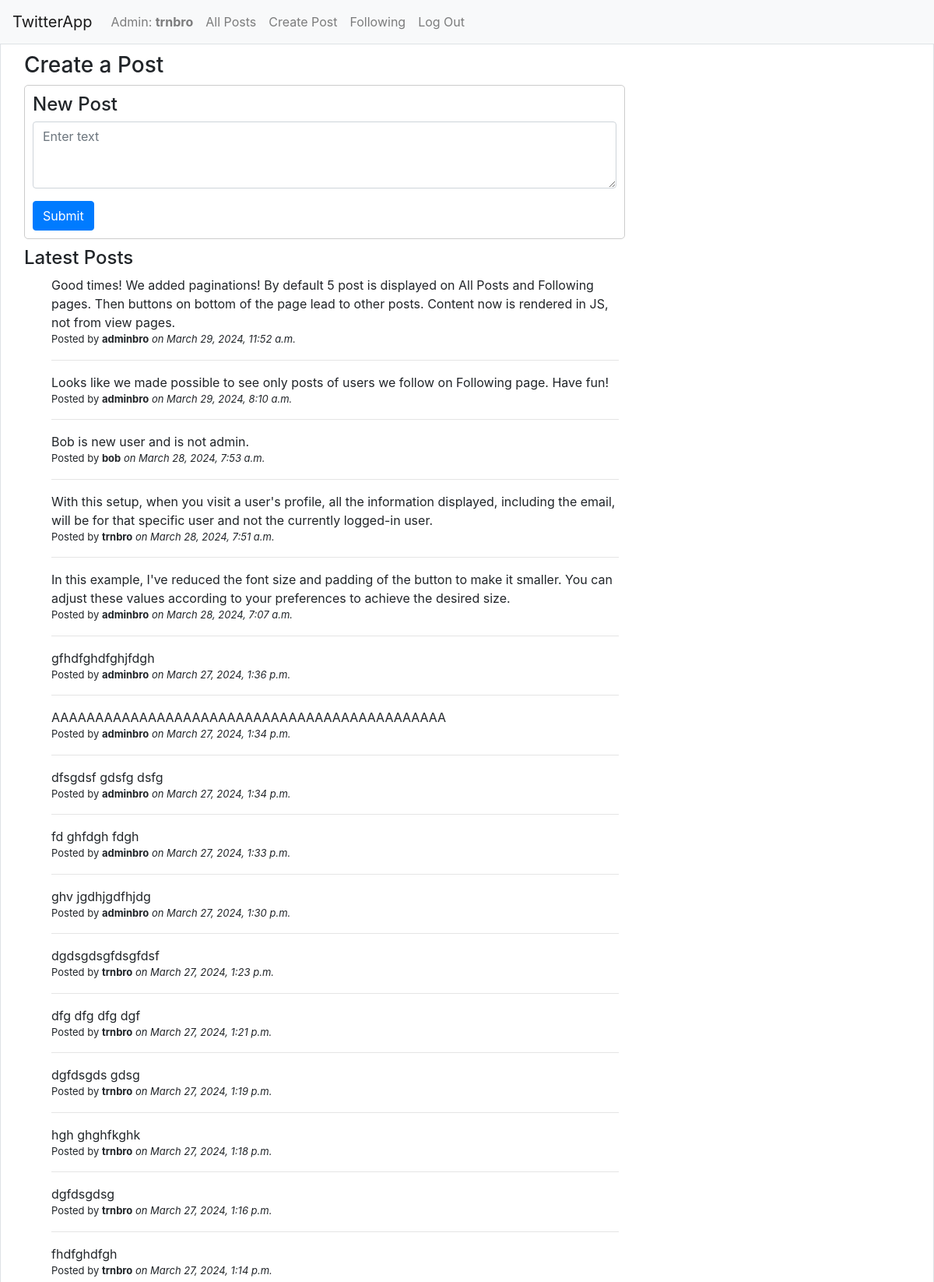
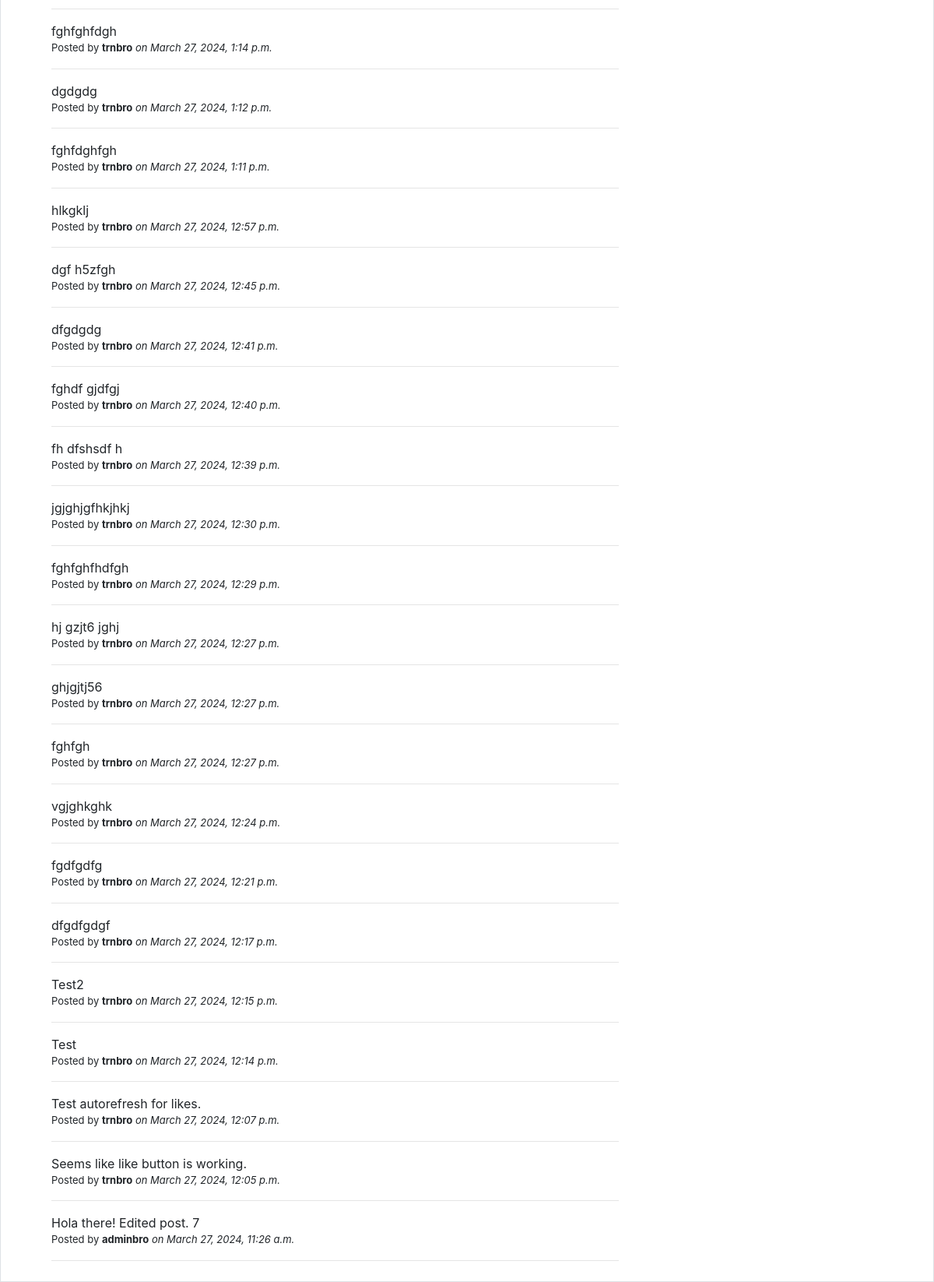
/create/ (signed in), run on the app's committed database (2 pictures, top to bottom).
### twitterapp/models.py (models this page shows, shortened)
class User(AbstractUser):
    is_admin = models.BooleanField(default=False)
    followers = models.ManyToManyField('self', symmetrical=False, related_name='following')

class Post(models.Model):
    user = models.ForeignKey(User, on_delete=models.CASCADE)
    text = models.TextField()
    created_at = models.DateTimeField(auto_now_add=True)
    updated_at = models.DateTimeField(auto_now=True)
    likes = models.ManyToManyField(User, through='Like', related_name='liked_posts', blank=True)
    is_edited = models.BooleanField(default=False)  # Add a field to track if the post has been edited
    edited_text = models.TextField(blank=True, null=True)  # Field to store the edited content

### twitterapp/views.py (the view)
# urls.py: path("create/", views.create_post, name='create_post'),
@login_required
def create_post(request):
    if request.method == "POST":
        form = PostForm(request.POST)
        if form.is_valid():
            post = form.save(commit=False)
            post.user = request.user
            post.save()
            return HttpResponseRedirect(reverse("index"))
    else:
        form = PostForm()
    posts = Post.objects.all().order_by('-created_at')
    return render(request, "twitterapp/create_post.html", {'form': form, 'posts': posts})

### twitterapp/forms.py
class PostForm(forms.ModelForm):
    class Meta:
        model = Post
        fields = ['text']

### twitterapp/templates/twitterapp/create_post.html (shortened to what this page needs)
{% extends "twitterapp/layout.html" %}
{% block body %}
    <div class="border mx-auto">
    <h3 class="margin_left20">Create a Post</h3>
    <form method="POST" class="margin_left20">
        <div class="col-sm-8 rounded-border">
            <h4>New Post</h4>
            <div class="form-group">
                <textarea class="form-control" id="id_text" name="text" rows="3" placeholder="Enter text"></textarea>
            </div>
            <button type="submit" class="btn btn-primary">Submit</button>
        </div>
    </form>
    <h4 class="margin_left20">Latest Posts</h4>
    <ul>
        {% for post in posts %}
        <div class="col-sm-8">
            {{ post.text }}<br>
            <p id="font_small">Posted by <b>{{ post.user }}</b> <i>on {{ post.created_at }}</i></p>
            <hr>
        </div>
        {% endfor %}
    </ul>
    </div>
{% endblock %}

### twitterapp/templates/twitterapp/layout.html (shortened to what this page needs)
{% load static %}
<!DOCTYPE html>
<html lang="en">
<head>
    <link rel="stylesheet" href="https://stackpath.bootstrapcdn.com/bootstrap/4.4.1/css/bootstrap.min.css">
    <link href="{% static 'twitterapp/styles.css' %}" rel="stylesheet">
</head>
<body>
    <nav class="navbar navbar-expand-lg navbar-light bg-light">
        <a class="navbar-brand" href="#">TwitterApp</a>
        <div>
            <ul class="navbar-nav mr-auto">
                {% if user.is_authenticated %}
                    {% if user.is_admin %}
                    <li class="nav-item">
                        <a class="nav-link" href="{% url 'user_page' user.username %}">Admin: <strong>{{ user.username }}</strong></a>
                    </li>
                    {% else %}
                    <li class="nav-item">
                        <a class="nav-link" href="#"><strong>{{ user.username }}</strong></a>
                    </li>
                    {% endif %}
                {% endif %}
                <li class="nav-item">
                    <a class="nav-link" href="{% url 'index' %}">All Posts</a>
                </li>
                {% if user.is_authenticated %}
                    <li class="nav-item">
                        <a class="nav-link" href="{% url 'create_post' %}">Create Post</a>
                    </li>
                    <li class="nav-item">
                        <a class="nav-link" href="{% url 'following_users' %}">Following</a>
                    </li>
                    <li class="nav-item">
                        <a class="nav-link" href="{% url 'logout' %}">Log Out</a>
                    </li>
                {% endif %}
            </ul>
        </div>
    </nav>
    <div class="body">
        {% block body %}
        {% endblock %}
    </div>
</body>
</html>

### twitterapp/static/twitterapp/styles.css (style rules this page uses)
.margin_left20 { margin-left: 20px; }
.rounded-border { border: 1px solid #ccc; border-radius: 5px; padding: 10px; margin-bottom: 10px; }
.border { border: 1px solid #ccc; padding: 10px; margin-bottom: 10px; }
#font_small { font-size: small; }

### data on the page
User: username "trnbro"
Post: text "Good times! We added paginations! By default 5 post is displayed on All Posts and Following pages. Then buttons on bottom of the page lead to other posts. Content now is rendered in JS, not from view pages.", user "adminbro", created_at "March 29, 2024, 11:52 a.m."
Post: text "Looks like we made possible to see only posts of users we follow on Following page. Have fun!", user "adminbro", created_at "March 29, 2024, 8:10 a.m."
Post: text "Bob is new user and is not admin.", user "bob", created_at "March 28, 2024, 7:53 a.m."
Post: text "With this setup, when you visit a user's profile, all the information displayed, including the email, will be for that specific user and not the currently logged-in user.", user "trnbro", created_at "March 28, 2024, 7:51 a.m."
Post: text "In this example, I've reduced the font size and padding of the button to make it smaller. You can adjust these values according to your preferences to achieve the desired size.", user "adminbro", created_at "March 28, 2024, 7:07 a.m."
Post: text "gfhdfghdfghjfdgh", user "adminbro", created_at "March 27, 2024, 1:36 p.m."
Post: text "AAAAAAAAAAAAAAAAAAAAAAAAAAAAAAAAAAAAAAAAAAAAA", user "adminbro", created_at "March 27, 2024, 1:34 p.m."
Post: text "dfsgdsf gdsfg dsfg", user "adminbro", created_at "March 27, 2024, 1:34 p.m."
Post: text "fd ghfdgh fdgh", user "adminbro", created_at "March 27, 2024, 1:33 p.m."
Post: text "ghv jgdhjgdfhjdg", user "adminbro", created_at "March 27, 2024, 1:30 p.m."
Post: text "dgdsgdsgfdsgfdsf", user "trnbro", created_at "March 27, 2024, 1:23 p.m."
Post: text "dfg dfg dfg dgf", user "trnbro", created_at "March 27, 2024, 1:21 p.m."
Post: text "dgfdsgds gdsg", user "trnbro", created_at "March 27, 2024, 1:19 p.m."
Post: text "hgh ghghfkghk", user "trnbro", created_at "March 27, 2024, 1:18 p.m."
Post: text "dgfdsgdsg", user "trnbro", created_at "March 27, 2024, 1:16 p.m."
Post: text "fhdfghdfgh", user "trnbro", created_at "March 27, 2024, 1:14 p.m."
Post: text "fghfghfdgh", user "trnbro", created_at "March 27, 2024, 1:14 p.m."
Post: text "dgdgdg", user "trnbro", created_at "March 27, 2024, 1:12 p.m."
Post: text "fghfdghfgh", user "trnbro", created_at "March 27, 2024, 1:11 p.m."
Post: text "hlkgklj", user "trnbro", created_at "March 27, 2024, 12:57 p.m."
Post: text "dgf h5zfgh", user "trnbro", created_at "March 27, 2024, 12:45 p.m."
Post: text "dfgdgdg", user "trnbro", created_at "March 27, 2024, 12:41 p.m."
Post: text "fghdf gjdfgj", user "trnbro", created_at "March 27, 2024, 12:40 p.m."
Post: text "fh dfshsdf h", user "trnbro", created_at "March 27, 2024, 12:39 p.m."
Post: text "jgjghjgfhkjhkj", user "trnbro", created_at "March 27, 2024, 12:30 p.m."
Post: text "fghfghfhdfgh", user "trnbro", created_at "March 27, 2024, 12:29 p.m."
Post: text "hj gzjt6 jghj", user "trnbro", created_at "March 27, 2024, 12:27 p.m."
Post: text "ghjgjtj56", user "trnbro", created_at "March 27, 2024, 12:27 p.m."
Post: text "fghfgh", user "trnbro", created_at "March 27, 2024, 12:27 p.m."
Post: text "vgjghkghk", user "trnbro", created_at "March 27, 2024, 12:24 p.m."
Post: text "fgdfgdfg", user "trnbro", created_at "March 27, 2024, 12:21 p.m."
Post: text "dfgdfgdgf", user "trnbro", created_at "March 27, 2024, 12:17 p.m."
Post: text "Test2", user "trnbro", created_at "March 27, 2024, 12:15 p.m."
Post: text "Test", user "trnbro", created_at "March 27, 2024, 12:14 p.m."
Post: text "Test autorefresh for likes.", user "trnbro", created_at "March 27, 2024, 12:07 p.m."
Post: text "Seems like like button is working.", user "trnbro", created_at "March 27, 2024, 12:05 p.m."
Post: text "Hola there! Edited post. 7", user "adminbro", created_at "March 27, 2024, 11:26 a.m."
